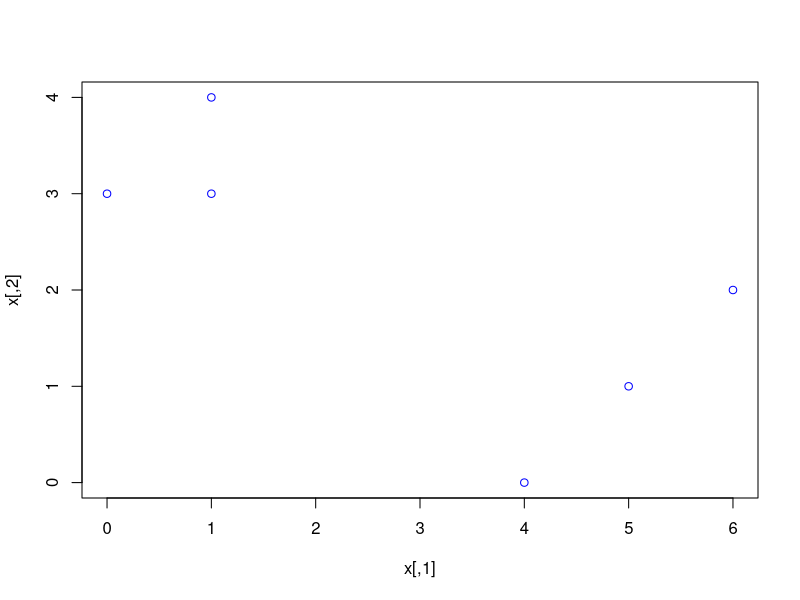
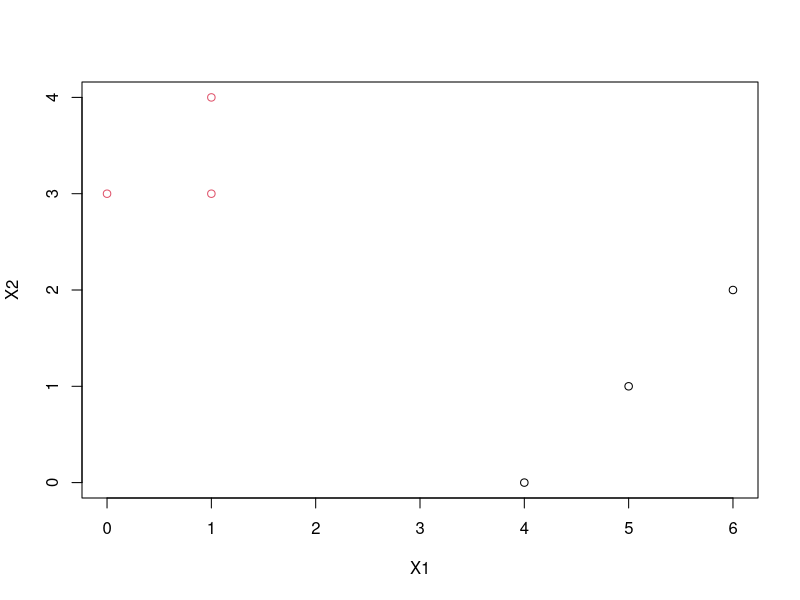
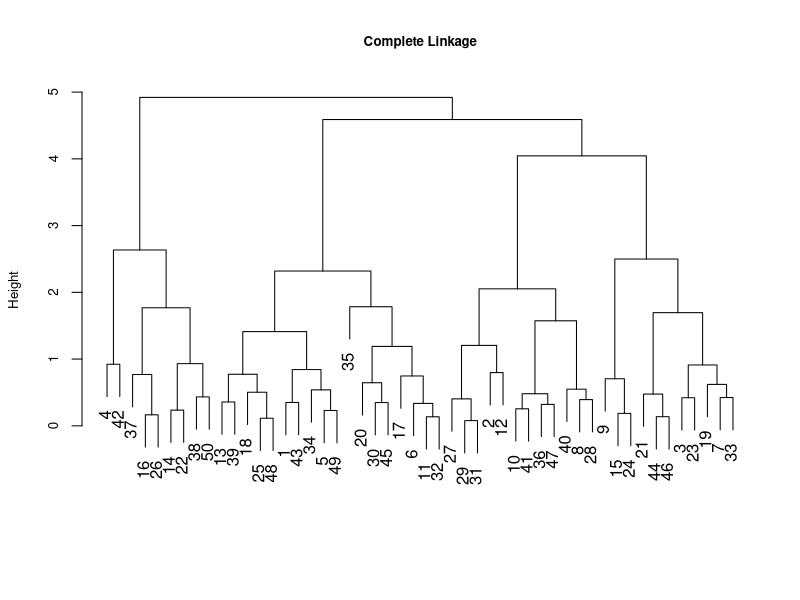
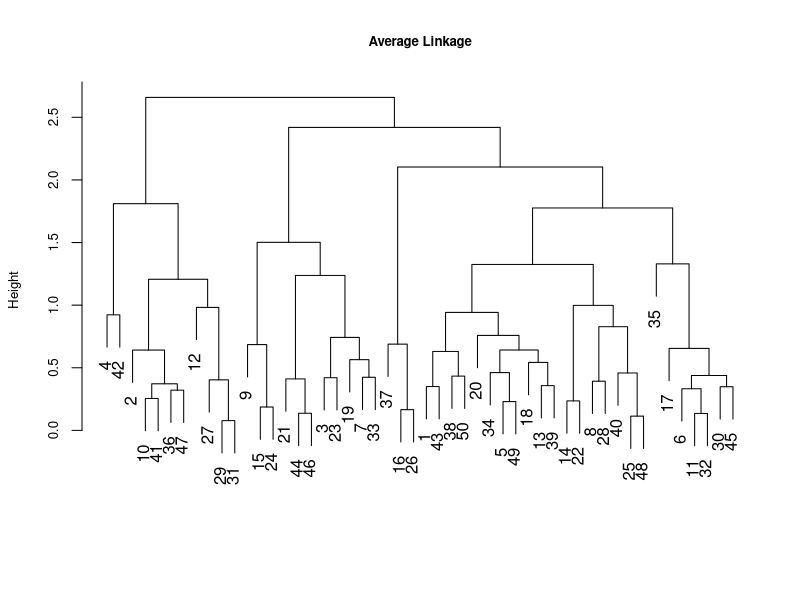
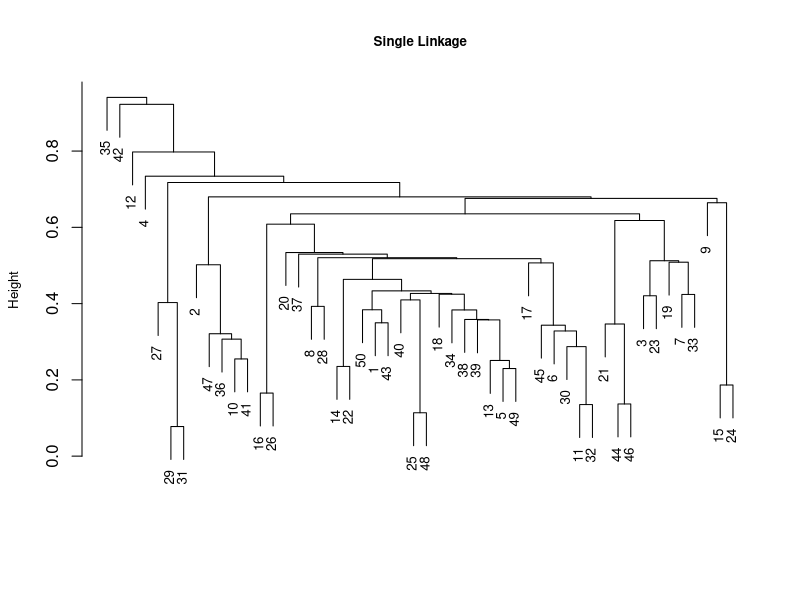
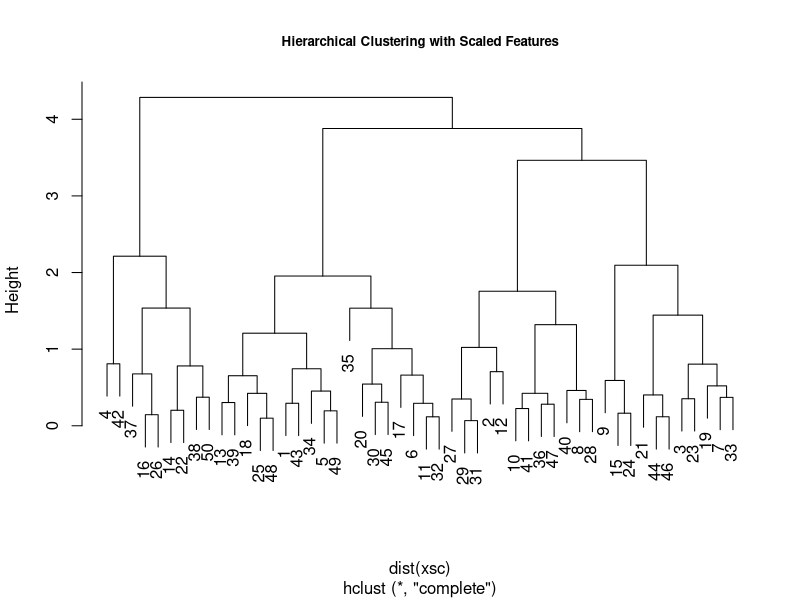
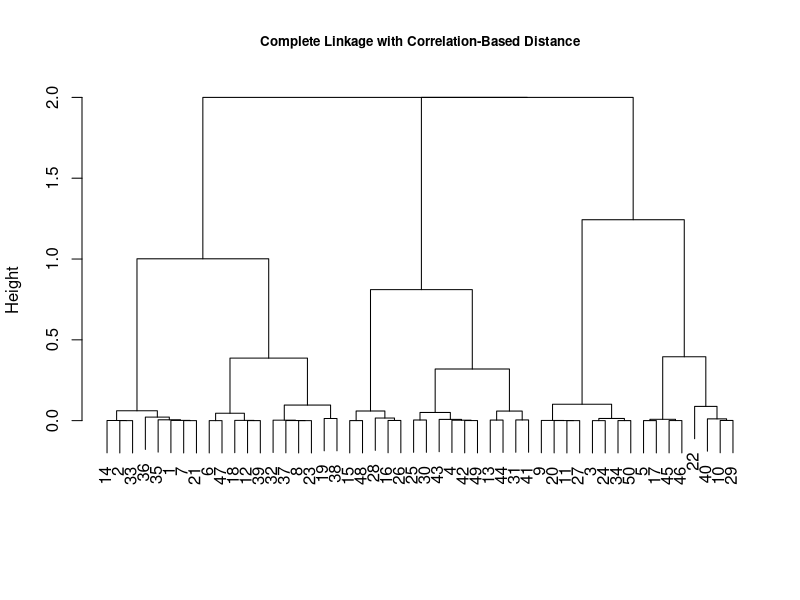

Reproduce these figures in R, in order.
## ---- chunk 1
x <- matrix(c(1, 1, 0, 5, 6, 4, 4, 3, 3, 1, 2, 0), ncol=2)
print(x)

plot(x, type="p", col="blue")

## ---- chunk 2
set.seed(3)
sample(c(1,2), size=nrow(x), replace=TRUE)

## ---- chunk 3
x <- cbind(x, c(2, 2, 2, 1, 1, 1))
colnames(x) <- c("X1", "X2", "Cluster")
print(x)

plot(x[, 1:2], bg=c(2, 2, 2, 1, 1, 1), col=c(2, 2, 2, 1, 1, 1))

## ---- chunk 4
set.seed(2)
x = matrix(rnorm(50*2), ncol=2)
x[1:25, 1] + 3
x[1:25, 2] - 4

hc.complete = hclust(dist(x), method = "complete")

hc.average = hclust(dist(x), method = "average")

hc.single = hclust(dist(x), method = "single")

plot(hc.complete, main = "Complete Linkage", xlab = "", sub = "", cex.lab = .8, cex.axis = .8, cex.main = .8, cex.sub = .8)

plot(hc.average, main = "Average Linkage", xlab = "", sub = "", cex.lab = .8, cex.axis = .8, cex.main = .8, cex.sub = .8)

plot(hc.single, main = "Single Linkage", xlab = "", sub = "", cex = .8, cex.lab = .8, cex.main = .8)

cutree(hc.complete, 2)

cutree(hc.average, 2)

cutree(hc.single, 2)

cutree(hc.single, 4)

xsc = scale(x)

plot(hclust(dist(xsc), method = "complete"), main = "Hierarchical Clustering with Scaled Features", cex.main = .8)

x = matrix(rnorm(50*3), ncol = 3)

dd = as.dist(1 - cor(t(x)))

plot(hclust(dd, method = "complete"), main = "Complete Linkage with Correlation-Based Distance", xlab = "", sub = "", cex.main = .8)
